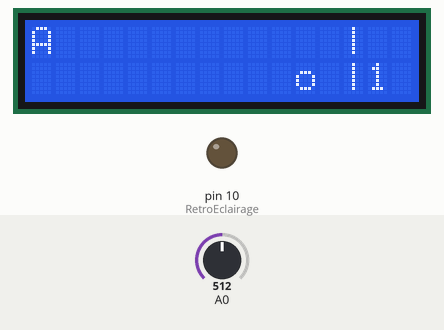
Recording of a sketch running on a simulated Arduino Uno, built with avr-gcc and run on an emulated ATmega328P. On the bench: 16×2 character LCD, output pins drawn as LEDs (lit = HIGH). The test bench sets the inputs (shaded band); at power-on: A0 = 512. Random numbers use the default seed unless the sketch sets one.

Above: at 1.3 s.
1.4 s: A0 set to 359
4.3 s: A0 set to 336
At 4.52 s:
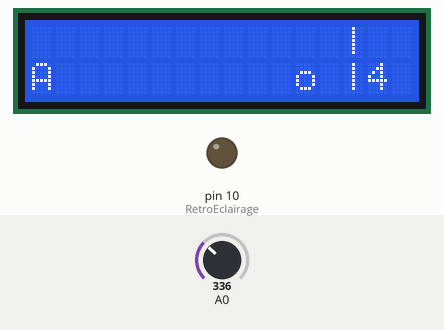
6.7 s: A0 set to 158
8.2 s: A0 set to 136
At 8.56 s:
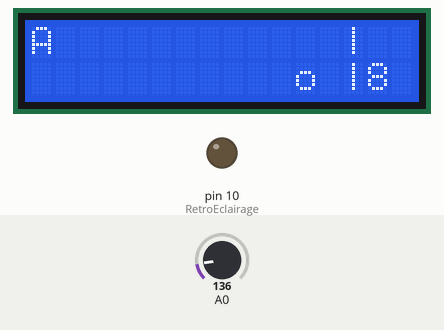
Timing chart, 0 to 10.7 s (numbered marks = the images above; inputs shaded):
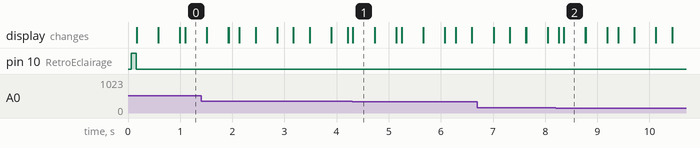

Measured:
- the behaviour switches between 350 and 349 on A0 (found by bisection; images 0 and 1)
- the behaviour switches between 150 and 149 on A0 (found by bisection; images 1 and 2)
- what the display in image 1 shows lasts 0.4 s, from 4.3 s to 4.7 s

The sketch:

lesson10.ino
```cpp
#include <LiquidCrystal.h>
LiquidCrystal lcd(8, 9, 4, 5, 6, 7);
#define RetroEclairage 10

char detectButton(int analog) {
  if (analog < 50) return 'R';
  if ( (analog > 95) && (analog < 150) ) return 'U';
  if ( (analog > 240) && (analog < 350) ) return 'D';
  if ( (analog > 400) && (analog < 500) ) return 'L';
  if ( (analog > 600) && (analog < 750) ) return 'S';
}

void setup() {
  randomSeed(A0);
  lcd.begin(16, 2);
  pinMode(RetroEclairage, OUTPUT);
  digitalWrite(RetroEclairage, HIGH);
  delay(100);
  digitalWrite(RetroEclairage, LOW);
}

int time = 0;
// дз завести переменную - счетчик яблок
int x = 0;
int y = 0;

int appleX = 0;
int appleY = 0;
boolean appleFlag = true;

void loop() {
  // перемещения персонажа
  int buttonValue = analogRead(A0);
  if(buttonValue < 900) {
    char button = detectButton(buttonValue);
    if(button == 'R') {
      if(x < 12) {
      	x++;
      }
    }
    if(button == 'L') {
      if(x > 0) {
      	x--;
      }
    }
    if(button == 'U') {
      if(y > 0) {
      	y--;
      }
    }
    if(button == 'D') {
      if (y < 1) {
      	y++;
      }
    }
  }

  // логика посторонних объектов
  if (appleFlag) {
    appleX = random(0, 13);
    appleY = random(0, 2);
    appleFlag = false;
  }

  if (appleX == x && appleY == y) {
    appleFlag = true;
    // дз здесь мы съели яблоко, нужно увеличить счетчик яблок на 1
  }

  time += 100;

  // отрисовка
  lcd.setCursor(appleX, appleY);
  lcd.print("o");
  lcd.setCursor(x, y);
  lcd.print("A");
  lcd.setCursor(13, 0);
  lcd.print("|");
  lcd.setCursor(13, 1);
  lcd.print("|");
  lcd.setCursor(14, 1);
  lcd.print(time / 1000);
  // дз здесь нужно отрисовать счетчик на (14, 0)
  delay(100);
  lcd.clear();

  // логика ресета
  // добавить проверку, что time > 60000
  // если да, то отпечатать YOUR SCORE: apps
  // delay(5000);
  // ресет всех переменных
}
```
